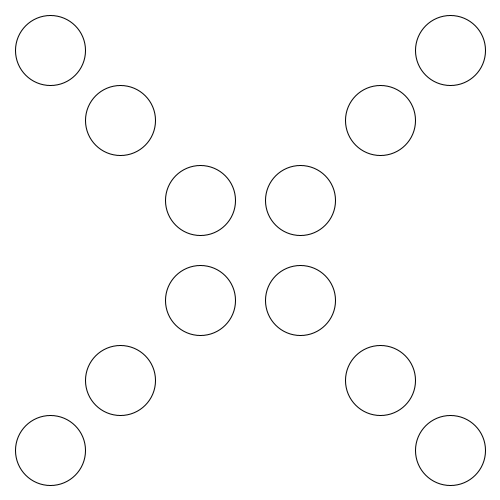
Frame 1 (no input)
Frame 60 (the mouse pressed at the canvas centre just before this capture): identical to frame 1, image omitted
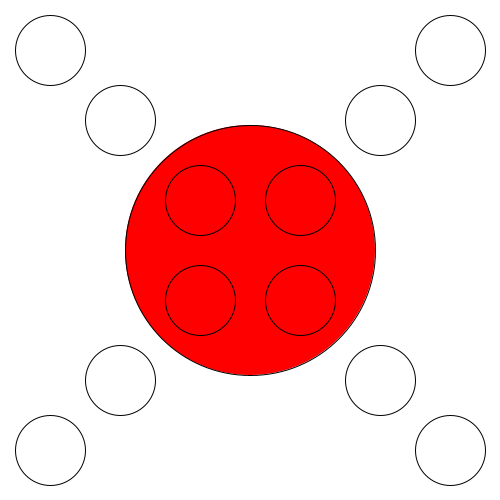
Frame 120 (the mouse held since frame 60 and released just before this capture)

The Processing sketch that drew these frames (run headless with seeded random() and noise(); from frame 60 on, the mouse is pressed at the canvas centre):

// Processing sketch: processing_119214
// ── processing_119214.pde

void setup()
  
  {
    
    size(500,500);
background(#FFFFFF);


    
  }
  void draw()
          {
             background(#FFFFFF);
             fill(255,0,0);
           

ellipse(250,250,mouseX,mouseY);
            
         
noFill();
ellipse(50,50,70,70);
ellipse(120,120,70,70);
ellipse(200,200,70,70);

ellipse(300,300,70,70);
ellipse(380,380,70,70);
ellipse(450,450,70,70);

ellipse(50,450,70,70);
ellipse(120,380,70,70);
ellipse(200,300,70,70);

ellipse(450,50,70,70);
ellipse(380,120,70,70);
ellipse(300,200,70,70);
          }
